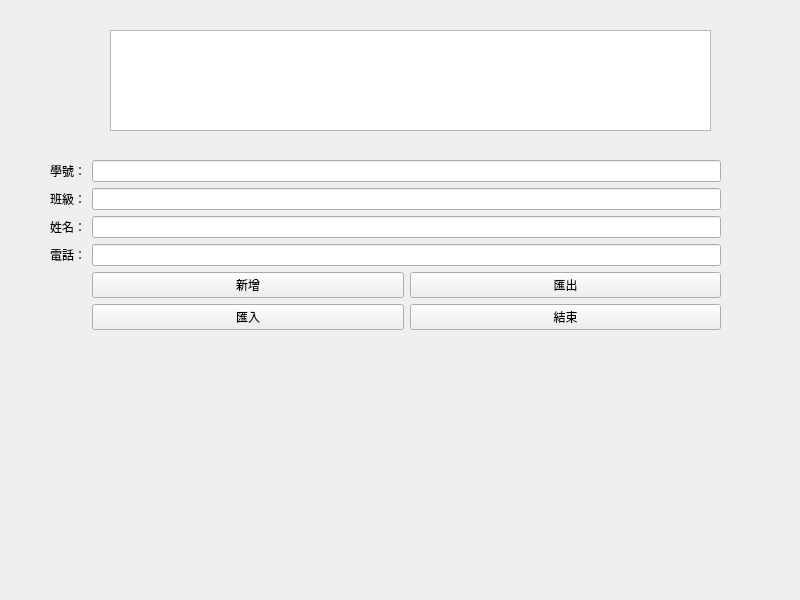
<?xml version="1.0" encoding="UTF-8"?>
<ui version="4.0">
 <class>Mywidget</class>
 <widget class="QWidget" name="Mywidget">
  <property name="geometry">
   <rect>
    <x>0</x>
    <y>0</y>
    <width>800</width>
    <height>600</height>
   </rect>
  </property>
  <property name="windowTitle">
   <string>Mywidget</string>
  </property>
  <widget class="QTableWidget" name="tableWidget">
   <property name="geometry">
    <rect>
     <x>110</x>
     <y>30</y>
     <width>601</width>
     <height>101</height>
    </rect>
   </property>
  </widget>
  <widget class="QWidget" name="formLayoutWidget">
   <property name="geometry">
    <rect>
     <x>50</x>
     <y>160</y>
     <width>671</width>
     <height>211</height>
    </rect>
   </property>
   <layout class="QFormLayout" name="formLayout">
    <item row="0" column="0">
     <widget class="QLabel" name="label">
      <property name="text">
       <string>學號：</string>
      </property>
     </widget>
    </item>
    <item row="0" column="1">
     <widget class="QLineEdit" name="lineEdit"/>
    </item>
    <item row="1" column="0">
     <widget class="QLabel" name="label_2">
      <property name="text">
       <string>班級：</string>
      </property>
     </widget>
    </item>
    <item row="1" column="1">
     <widget class="QLineEdit" name="lineEdit_2"/>
    </item>
    <item row="2" column="0">
     <widget class="QLabel" name="label_3">
      <property name="text">
       <string>姓名：</string>
      </property>
     </widget>
    </item>
    <item row="2" column="1">
     <widget class="QLineEdit" name="lineEdit_3"/>
    </item>
    <item row="3" column="0">
     <widget class="QLabel" name="label_4">
      <property name="text">
       <string>電話：</string>
      </property>
     </widget>
    </item>
    <item row="3" column="1">
     <widget class="QLineEdit" name="lineEdit_4"/>
    </item>
    <item row="5" column="1">
     <layout class="QGridLayout" name="gridLayout_3">
      <item row="0" column="1">
       <widget class="QPushButton" name="pushButton_5">
        <property name="text">
         <string>結束</string>
        </property>
       </widget>
      </item>
      <item row="0" column="0">
       <widget class="QPushButton" name="pushButton_6">
        <property name="text">
         <string>匯入</string>
        </property>
       </widget>
      </item>
     </layout>
    </item>
    <item row="4" column="1">
     <layout class="QGridLayout" name="gridLayout_2">
      <item row="0" column="1">
       <widget class="QPushButton" name="pushButton_3">
        <property name="text">
         <string>匯出</string>
        </property>
       </widget>
      </item>
      <item row="0" column="0">
       <widget class="QPushButton" name="pushButton_4">
        <property name="text">
         <string>新增</string>
        </property>
       </widget>
      </item>
     </layout>
    </item>
   </layout>
  </widget>
 </widget>
 <resources/>
 <connections/>
</ui>
